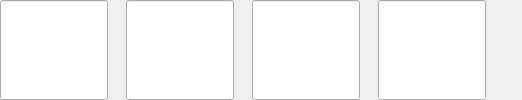
               <widget class="QWidget" name="widget_synonym1" native="true">
                <layout class="QHBoxLayout" name="horizontalLayout_22">
                 <property name="spacing">
                  <number>18</number>
                 </property>
                 <property name="leftMargin">
                  <number>0</number>
                 </property>
                 <property name="topMargin">
                  <number>0</number>
                 </property>
                 <property name="rightMargin">
                  <number>0</number>
                 </property>
                 <property name="bottomMargin">
                  <number>0</number>
                 </property>
                 <item>
                  <widget class="LinkLabel" name="linkLabel_synonym4">
                   <property name="sizePolicy">
                    <sizepolicy hsizetype="Preferred" vsizetype="Preferred">
                     <horstretch>0</horstretch>
                     <verstretch>0</verstretch>
                    </sizepolicy>
                   </property>
                   <property name="minimumSize">
                    <size>
                     <width>0</width>
                     <height>44</height>
                    </size>
                   </property>
                  </widget>
                 </item>
                 <item>
                  <widget class="LinkLabel" name="linkLabel_synonym5">
                   <property name="sizePolicy">
                    <sizepolicy hsizetype="Preferred" vsizetype="Preferred">
                     <horstretch>0</horstretch>
                     <verstretch>0</verstretch>
                    </sizepolicy>
                   </property>
                   <property name="minimumSize">
                    <size>
                     <width>0</width>
                     <height>44</height>
                    </size>
                   </property>
                  </widget>
                 </item>
                 <item>
                  <widget class="LinkLabel" name="linkLabel_synonym6">
                   <property name="sizePolicy">
                    <sizepolicy hsizetype="Preferred" vsizetype="Preferred">
                     <horstretch>0</horstretch>
                     <verstretch>0</verstretch>
                    </sizepolicy>
                   </property>
                   <property name="minimumSize">
                    <size>
                     <width>0</width>
                     <height>44</height>
                    </size>
                   </property>
                  </widget>
                 </item>
                 <item>
                  <widget class="LinkLabel" name="linkLabel_synonym7">
                   <property name="sizePolicy">
                    <sizepolicy hsizetype="Preferred" vsizetype="Preferred">
                     <horstretch>0</horstretch>
                     <verstretch>0</verstretch>
                    </sizepolicy>
                   </property>
                   <property name="minimumSize">
                    <size>
                     <width>0</width>
                     <height>44</height>
                    </size>
                   </property>
                  </widget>
                 </item>
                 <item>
                  <spacer name="horizontalSpacer_5">
                   <property name="orientation">
                    <enum>Qt::Horizontal</enum>
                   </property>
                   <property name="sizeHint" stdset="0">
                    <size>
                     <width>36</width>
                     <height>20</height>
                    </size>
                   </property>
                  </spacer>
                 </item>
                </layout>
               </widget>
